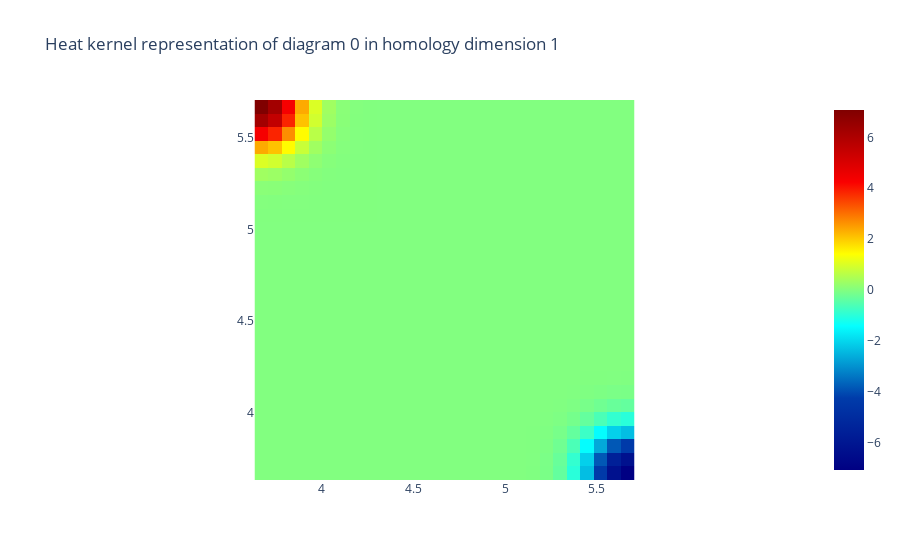

Notebook cell for this chart:
### Code cell
from gtda.diagrams import HeatKernel
heat = HeatKernel(sigma=.15, n_bins=28, n_jobs=-1) 
im8_heat = heat.fit_transform(im8_scaled) # Visualise the heat kernel for H1 
heat.plot(im8_heat, homology_dimension_idx=1, colorscale='jet')

### Figure 1 — Plotly figure (JSON) as saved in the notebook; plotly's stock layout.template omitted (floating-point values rounded to 4 significant figures; data arrays with more than 128 entries replaced by an {"elided": "..."} marker saying what was removed)
{"data": [{"colorscale": [[0, "rgb(0,0,131)"], [0.2, "rgb(0,60,170)"], [0.4, "rgb(5,255,255)"], [0.6, "rgb(255,255,0)"], [0.8, "rgb(250,0,0)"], [1, "rgb(128,0,0)"]], "type": "heatmap", "x": [3.669, 3.743, 3.817, 3.891, 3.965, 4.04, 4.114, 4.188, 4.262, 4.336, 4.41, 4.484, 4.558, 4.632, 4.706, 4.78, 4.854, 4.928, 5.003, 5.077, 5.151, 5.225, 5.299, 5.373, 5.447, 5.521, 5.595, 5.669], "y": [5.669, 5.595, 5.521, 5.447, 5.373, 5.299, 5.225, 5.151, 5.077, 5.003, 4.928, 4.854, 4.78, 4.706, 4.632, 4.558, 4.484, 4.41, 4.336, 4.262, 4.188, 4.114, 4.04, 3.965, 3.891, 3.817, 3.743, 3.669], "z": {"elided": "28x28 float values"}}], "layout": {"plot_bgcolor": "white", "title": {"text": "Heat kernel representation of diagram 0 in homology dimension 1"}, "xaxis": {"constrain": "domain", "scaleanchor": "y"}, "yaxis": {"autorange": true, "constrain": "domain"}}}
